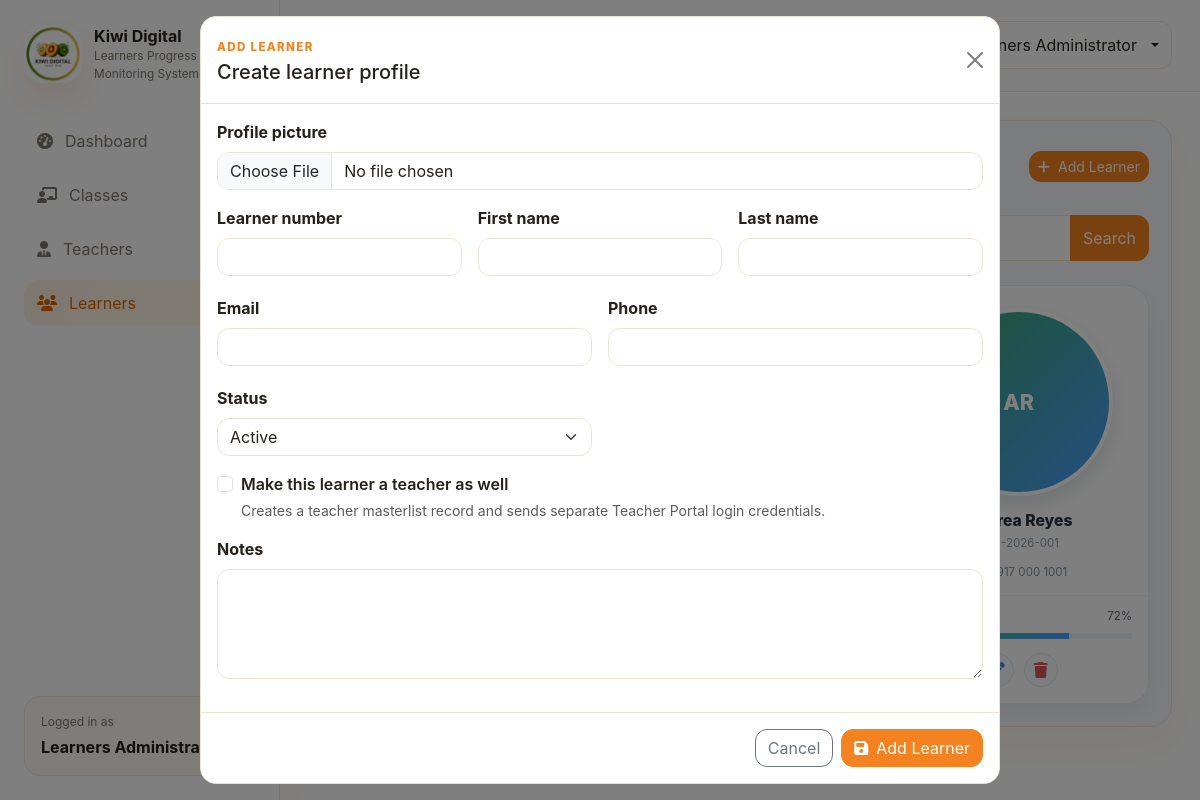
/learners.php (signed in), run on the app's committed database.
### tables this page shows
CREATE TABLE IF NOT EXISTS learners (
  id INT UNSIGNED AUTO_INCREMENT PRIMARY KEY,
  class_id INT UNSIGNED NULL,
  learner_number VARCHAR(50) NOT NULL,
  first_name VARCHAR(100) NOT NULL,
  last_name VARCHAR(100) NOT NULL,
  email VARCHAR(190) NULL,
  phone VARCHAR(40) NULL,
  progress_percent TINYINT UNSIGNED NOT NULL DEFAULT 0,
  status ENUM('Active', 'On Hold', 'Completed') NOT NULL DEFAULT 'Active',
  profile_photo VARCHAR(255) NULL,
  notes TEXT NULL,
  created_at TIMESTAMP DEFAULT CURRENT_TIMESTAMP,
  updated_at TIMESTAMP DEFAULT CURRENT_TIMESTAMP ON UPDATE CURRENT_TIMESTAMP,
  UNIQUE KEY uniq_learner_number (learner_number),
  INDEX idx_learners_class_id (class_id),
  INDEX idx_learners_status (status),
  CONSTRAINT fk_learners_class
    FOREIGN KEY (class_id) REFERENCES classes(id)
    ON DELETE SET NULL
);

### includes/bootstrap.php (called while the page is built, shortened)
<?php
require_once __DIR__ . '/../classes/Auth.php';
$database = new Database();
$pdo = $database->connect();
$auth = new Auth($pdo);

### classes/Auth.php (called while the page is built, shortened)
<?php
class Auth
{
    public function user(): ?array
    {
        return $_SESSION['user'] ?? null;
    }
}

### includes/auth_guard.php (called while the page is built, shortened)
<?php
require_once __DIR__ . '/bootstrap.php';
$currentUser = $auth->user();

### learners.php (the view, shortened to what this page needs)
<?php
require_once __DIR__ . '/includes/admin_guard.php';
function e(string $value): string
{
    return htmlspecialchars($value, ENT_QUOTES, 'UTF-8');
}
$search = trim($_GET['search'] ?? '');
$editingLearner = null;
if ($search !== '') {
    $learnersStatement = $pdo->prepare(
        "SELECT learners.*
         FROM learners
         WHERE learners.learner_number LIKE :learner_number_search
            OR learners.first_name LIKE :first_name_search
            OR learners.last_name LIKE :last_name_search
         ORDER BY learners.created_at DESC, learners.id DESC"
    );
    $searchTerm = '%' . $search . '%';
    $learnersStatement->execute([
        'learner_number_search' => $searchTerm,
        'first_name_search' => $searchTerm,
        'last_name_search' => $searchTerm,
    ]);
} else {
    $learnersStatement = $pdo->query(
        'SELECT learners.*
         FROM learners
         ORDER BY learners.created_at DESC, learners.id DESC'
    );
}
$learnerRows = $learnersStatement->fetchAll();
$formLearner = $editingLearner ?: [
    'id' => 0,
    'learner_number' => '',
    'first_name' => '',
    'last_name' => '',
    'email' => '',
    'phone' => '',
    'status' => 'Active',
    'profile_photo' => '',
    'notes' => '',
    'make_teacher' => false,
];
?>
<!doctype html>
<html lang="en">
<head>
  <link href="https://cdn.jsdelivr.net/npm/bootstrap@5.3.3/dist/css/bootstrap.min.css" rel="stylesheet">
  <link href="https://cdnjs.cloudflare.com/ajax/libs/font-awesome/6.5.2/css/all.min.css" rel="stylesheet">
  <link href="css/style.css?v=learner-card-photo-large" rel="stylesheet">
</head>
<body class="dashboard-page">
  <div class="app-layout">
    <aside class="sidebar">
      <a class="sidebar-brand" href="dashboard.php">
        <img src="images/kiwi-logo.png" alt="Kiwi Digital Tech Inc." class="brand-logo">
        <span>
          <strong>Kiwi Digital</strong>
          <small>Learners Progress Monitoring System</small>
        </span>
      </a>
      <nav class="sidebar-nav">
        <a href="dashboard.php"><i class="fa-solid fa-gauge-high"></i> Dashboard</a>
        <a href="classes.php"><i class="fa-solid fa-chalkboard-user"></i> Classes</a>
        <a href="teachers.php"><i class="fa-solid fa-user-tie"></i> Teachers</a>
        <a class="active" href="learners.php"><i class="fa-solid fa-users"></i> Learners</a>
      </nav>
      <div class="sidebar-footer">
        <p class="mb-1">Logged in as</p>
        <strong><?php echo e($currentUser['name']); ?></strong>
      </div>
    </aside>
    <main class="main-panel">
      <header class="topbar">
        <div>
          <p class="eyebrow mb-1">Learners Progress Monitoring System</p>
          <h1 class="h3 mb-0">Learners Management</h1>
        </div>
        <button class="theme-toggle ms-auto" id="themeToggle" type="button" aria-label="Switch to dark mode" aria-pressed="false">
          <span class="d-none d-sm-inline">Dark</span>
        </button>
        <div class="dropdown">
          <button class="btn user-menu dropdown-toggle" data-bs-toggle="dropdown" type="button">
            <span class="avatar"><?php echo e(strtoupper(substr($currentUser['name'], 0, 1))); ?></span>
            <span class="d-none d-sm-inline"><?php echo e($currentUser['name']); ?></span>
          </button>
        </div>
      </header>
      <section class="content-wrap">
        <div class="panel-card learner-directory-panel">
              <div class="d-flex flex-wrap align-items-center justify-content-between gap-3 mb-4">
                <div>
                  <span class="section-kicker">Directory</span>
                  <h2 class="h5 mb-0">Learner cards</h2>
                </div>
                <button type="button" class="btn btn-sm btn-primary" data-bs-toggle="modal" data-bs-target="#learnerModal"><i class="fa-solid fa-plus me-2"></i>Add Learner</button>
              </div>
              <form method="get" class="search-bar mb-4">
                <div class="input-group">
                  <span class="input-group-text"><i class="fa-solid fa-magnifying-glass"></i></span>
                  <button type="submit" class="btn btn-primary">Search</button>
                </div>
              </form>
              <div class="learner-grid">
                <?php foreach ($learnerRows as $learner): ?>
                  <?php
                    $fullName = trim($learner['first_name'] . ' ' . $learner['last_name']);
                    $initials = strtoupper(substr($learner['first_name'], 0, 1) . substr($learner['last_name'], 0, 1));
                    $photo = $learner['profile_photo'] ?? '';
                    $progress = (int) $learner['progress_percent'];
                  ?>
                  <article class="learner-card">
                    <div class="learner-card-body">
                      <div class="learner-card-media">
                        <?php if ($photo !== ''): ?>
                          <button type="button" class="learner-photo-viewer-button" data-bs-toggle="modal" data-bs-target="#learnerPhotoModal" data-photo="<?php echo e($photo); ?>" data-name="<?php echo e($fullName); ?>" aria-label="View <?php echo e($fullName); ?> profile picture">
                            <img src="<?php echo e($photo); ?>" alt="<?php echo e($fullName); ?>">
                          </button>
                        <?php else: ?>
                          <div class="learner-photo-placeholder"><?php echo e($initials); ?></div>
                        <?php endif; ?>
                      </div>
                      <h3><?php echo e($fullName); ?></h3>
                      <p class="learner-number"><?php echo e($learner['learner_number']); ?></p>
                      <?php if (!empty($learner['phone'])): ?>
                      <div class="learner-meta">
                        <?php if (!empty($learner['phone'])): ?>
                          <span><i class="fa-solid fa-phone"></i><?php echo e($learner['phone']); ?></span>
                        <?php endif; ?>
                      </div>
                      <?php endif; ?>
                    </div>
                    <footer class="learner-card-footer">
                      <div class="d-flex align-items-center justify-content-between mb-2">
                        <strong>Progress</strong>
                        <span><?php echo $progress; ?>%</span>
                      </div>
                      <div class="progress learner-progress" role="progressbar" aria-label="Learner progress" aria-valuenow="<?php echo $progress; ?>" aria-valuemin="0" aria-valuemax="100">
                      </div>
                      <div class="learner-icon-actions">
                        <a class="learner-icon-button" href="learners.php?edit=<?php echo (int) $learner['id']; ?>" aria-label="Edit learner">
                        </a>
                        <form method="post" onsubmit="return confirm('Delete this learner?');">
                          <button type="submit" class="learner-icon-button is-danger" aria-label="Delete learner">
                            <i class="fa-solid fa-trash"></i>
                          </button>
                        </form>
                      </div>
                    </footer>
                  </article>
                <?php endforeach; ?>
              </div>
        </div>
      </section>
    </main>
  </div>
  <div class="modal fade" id="learnerModal" tabindex="-1" aria-labelledby="learnerModalLabel" aria-hidden="true">
    <div class="modal-dialog modal-lg modal-dialog-scrollable">
      <div class="modal-content">
        <div class="modal-header">
          <div>
            <span class="section-kicker"><?php echo ((int) $formLearner['id'] > 0) ? 'Edit Learner' : 'Add Learner'; ?></span>
            <h2 class="modal-title h5" id="learnerModalLabel"><?php echo ((int) $formLearner['id'] > 0) ? 'Update learner profile' : 'Create learner profile'; ?></h2>
          </div>
          <a href="learners.php" class="btn-close" aria-label="Close"></a>
        </div>
        <form method="post" enctype="multipart/form-data" class="module-form">
          <div class="modal-body">
            <div class="mb-3">
              <label class="form-label" for="profile_photo">Profile picture</label>
              <input type="file" class="form-control" id="profile_photo" name="profile_photo" accept="image/png,image/jpeg,image/webp,image/gif">
            </div>
            <div class="row g-3">
              <div class="col-md-4">
                <label class="form-label" for="learner_number">Learner number</label>
                <input type="text" class="form-control" id="learner_number" name="learner_number" value="<?php echo e($formLearner['learner_number']); ?>" required>
              </div>
              <div class="col-md-4">
                <label class="form-label" for="first_name">First name</label>
                <input type="text" class="form-control" id="first_name" name="first_name" value="<?php echo e($formLearner['first_name']); ?>" required>
              </div>
              <div class="col-md-4">
                <label class="form-label" for="last_name">Last name</label>
                <input type="text" class="form-control" id="last_name" name="last_name" value="<?php echo e($formLearner['last_name']); ?>" required>
              </div>
            </div>
            <div class="row g-3 mt-1">
              <div class="col-md-6">
                <label class="form-label" for="email">Email</label>
                <input type="email" class="form-control" id="email" name="email" value="<?php echo e($formLearner['email'] ?? ''); ?>">
              </div>
              <div class="col-md-6">
                <label class="form-label" for="phone">Phone</label>
                <input type="text" class="form-control" id="phone" name="phone" value="<?php echo e($formLearner['phone'] ?? ''); ?>">
              </div>
            </div>
            <div class="row g-3 mt-1">
              <div class="col-md-6">
                <label class="form-label" for="status">Status</label>
                <select class="form-select" id="status" name="status">
                  <option value="Active" <?php echo $formLearner['status'] === 'Active' ? 'selected' : ''; ?>>Active</option>
                </select>
              </div>
            </div>
            <div class="form-check teacher-convert-check mt-3">
              <input class="form-check-input" type="checkbox" id="make_teacher" name="make_teacher" value="1" <?php echo !empty($formLearner['make_teacher']) ? 'checked' : ''; ?>>
              <label class="form-check-label fw-semibold" for="make_teacher">Make this learner a teacher as well</label>
              <div class="form-text">Creates a teacher masterlist record and sends separate Teacher Portal login credentials.</div>
            </div>
            <div class="mt-3">
              <label class="form-label" for="notes">Notes</label>
              <textarea class="form-control" id="notes" name="notes" rows="4"><?php echo e($formLearner['notes'] ?? ''); ?></textarea>
            </div>
          </div>
          <div class="modal-footer">
            <a class="btn btn-outline-secondary" href="learners.php">Cancel</a>
            <button type="submit" class="btn btn-primary">
              <i class="fa-solid fa-floppy-disk me-2"></i><?php echo ((int) $formLearner['id'] > 0) ? 'Update Learner' : 'Add Learner'; ?>
            </button>
          </div>
        </form>
      </div>
    </div>
  </div>
</body>
</html>

### data on the page
learners: initials "AR", fullName "Andrea Reyes", learner_number "LRN-2026-001", phone "0917 000 1001", progress_percent "72"

### other printed values
$currentUser['name'] "Learners Administrator"
